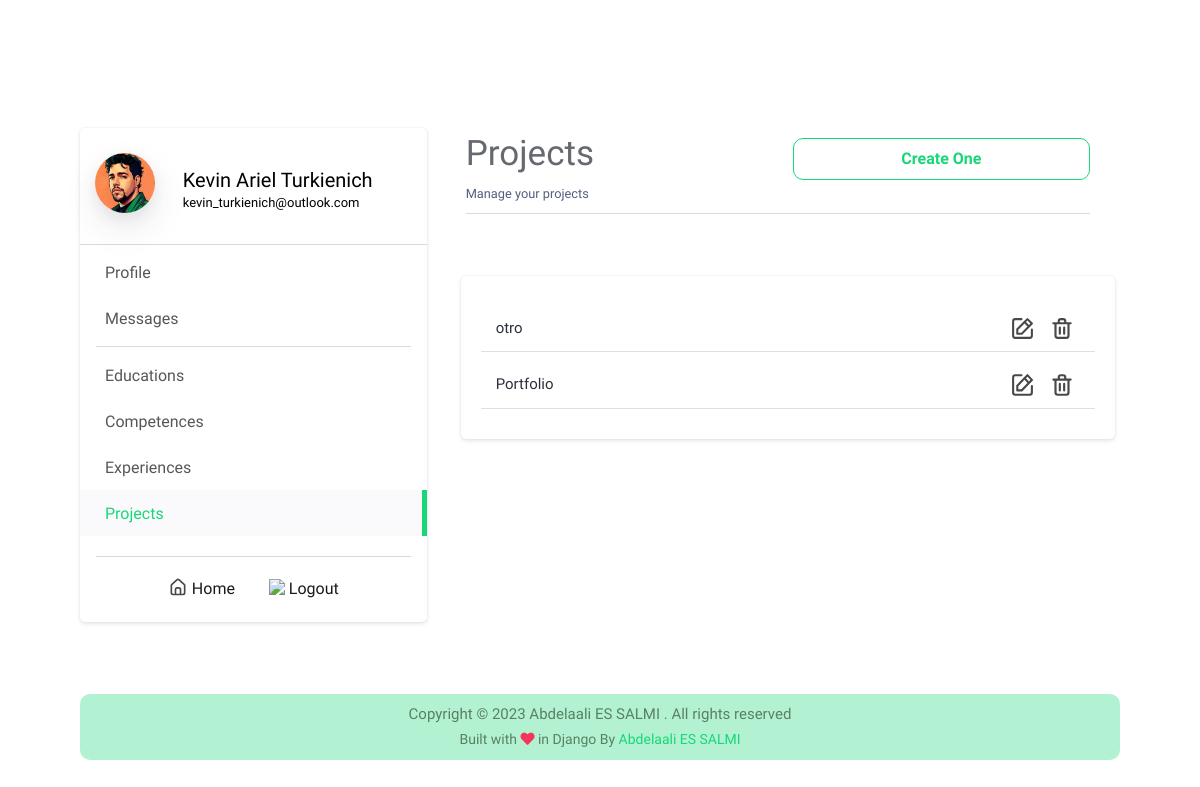
Screenshot of /dashboard/projects (signed in) with the database file from the repository.
### info/models.py (models this page shows, shortened)
class Information(models.Model):
    name_complete = models.CharField(max_length=50, blank=True, null=True)
    avatar = models.ImageField(upload_to="avatar/", blank=True, null=True)
    mini_about = models.TextField(blank=True, null=True)
    about = models.TextField(blank=True, null=True)
    born_date = models.DateField(blank=True, null=True)
    address = models.CharField(max_length=100, blank=True, null=True)
    phone = models.CharField(max_length=20, blank=True, null=True)
    email = models.EmailField(max_length=255, blank=True, null=True)
    cv = models.FileField(upload_to='cv', blank=True, null=True)
    github = models.URLField(blank=True, null=True)
    linkedin = models.URLField(blank=True, null=True)
    facebook = models.URLField(blank=True, null=True)
    twitter = models.URLField(blank=True, null=True)
    instagram = models.URLField(blank=True, null=True)

class Project(models.Model):
    title = models.CharField(max_length=200, blank=False, null=False)
    slug = models.SlugField(max_length=200, blank=True, null=True)
    description = RichTextField(blank=False, null=False)
    image = models.ImageField(upload_to="projects/", blank=False, null=False)
    tools = models.CharField(max_length=200, blank=False, null=False)
    demo = models.URLField()
    github = models.URLField()
    show_in_slider = models.BooleanField(default=False)
    def get_project_absolute_url(self):
        return "/projects/{}".format(self.slug)

### dashboard/views.py (the view)
# urls.py: path('projects', projects, name='projects'),
@login_required()
def projects(request):
    template_name = 'dashboard_projects.html'
    context = {}
    profile = Information.objects.first()
    projects = Project.objects.all().order_by('-id')
    context.update({'projects_active': True, 'projects': projects, 'profile': profile})
    return render(request, template_name, context)

### dashboard/templates/dashboard_projects.html (shortened to what this page needs)
{% extends 'dashboard.html' %}
{% load static %}
{% block dashboardContent %}
<div class="container">
    <div class="row">
        <div class="col-6">
            <div class="dashboard-title">Projects</div>
            <small>Manage your projects</small>
        </div>
        <div class="col-6">
            <div class="create-one" id="display-create-form">
                Create One
            </div>
        </div>
    </div>
    <hr class="mt-2">
    <div class="row">
        <div class="col-12 dashboard-projects-list">
            {% for project in projects %}
                <div class="row item">
                    <div class="col-8 item-name">
                        <a href="{{project.get_project_absolute_url}}" class="text-black" target="_blank">
                            {{project.title|truncatechars:40}}
                        </a>
                    </div>
                    <div class="col-4 text-right">
                        <img class="svg-icon-edit" src="{% static 'img/edit-icon.svg' %}" width='20px' id="{{project.id}}">
                        <img class="svg-icon-delete" src="{% static 'img/trash-icon.svg' %}" width='20px' id="{{project.id}}">
                    </div>
                </div>
            {% endfor %}
        </div>
    </div>
</div>
{% endblock dashboardContent %}

### dashboard/templates/dashboard.html (shortened to what this page needs)
{% extends 'base.html' %}
{% load static %}
{% block style %}
    <link type="text/css" href="{% static 'dashboard.css' %}" rel="stylesheet">
{% endblock style %}
{% block body %}
<div class="container mt-lg-8">
    <div class="row">
        <div class="col-lg-4 sidebar p-0">
            <a href="{% url 'dashboard:dashboard' %}">
                <div class="row info {% if dashboard %}dashboard-active {% else %}info-unactive{% endif %}">
                    <div class="col-2 pic">
                        <div class="profile-pic shadow" style="background-image: url('{% if profile.avatar %}{{profile.avatar.url}}{% else %}{% static 'img/default-avatar.svg' %}{% endif %}')">
                        </div>
                    </div>
                    <div class="col-10 name">
                        <h5 class="full-name">{{profile.name_complete}}</h5>
                        <p class="email">{{profile.email}}</p>
                    </div>
                </div>
            <a/>
            <hr class="m-0 mb-1">
            <ul class="sidebar-list">
                <a href="{% url 'dashboard:profile' %}">
                    <li class="{% if profile_active %}link-active{% endif %}">
                        <i class="uil uil-user dashboard-icon"></i>
                        Profile
                    </li>
                </a>
                <a href="{% url 'dashboard:messages' %}">
                    <li class="{% if messages_active %}link-active{% endif %}">
                        <i class="uil uil-envelope-download dashboard-icon"></i>
                        Messages
                    </li>
                </a>
                <hr class="sidebar-line">
                <a href="{% url 'dashboard:education' %}">
                    <li>
                        <i class="uil uil-graduation-cap dashboard-icon"></i>
                        Educations
                    </li>
                </a>
                <a href="{% url 'dashboard:profile' %}">
                    <li>
                        <i class="uil uil-award dashboard-icon"></i>
                        Competences
                    </li>
                </a>
                <a href="{% url 'dashboard:profile' %}">
                    <li>
                        <i class="uil uil-spinner-alt dashboard-icon"></i>
                        Experiences
                    </li>
                </a>
                <a href="{% url 'dashboard:projects' %}">
                    <li class="{% if projects_active %}link-active{% endif %}">
                        <i class="uil uil-folder-open dashboard-icon"></i>
                        Projects
                    </li>
                </a>
            </ul>
            <hr class="sidebar-line">
            <div class="container text-center sidebar-footer">
                <a href="{% url 'homePage' %}">
                    <img class="svg-icon-home" src="{% static 'img/home-icon.svg' %}" width='20px'>
                    Home
                </a>
                <a href="{% url 'dashboard:logout' %}" id="logout">
                    <img class="svg-icon-logout" src="{% static 'img/logout-icon.svg' %}" width='20px'>
                    Logout
                </a>
            </div>
        </div>
        <div class="col-lg-8 dashboard-content pl-lg-4">
            {% block dashboardContent %}{% endblock dashboardContent %}
        </div>
    </div>
</div>
<div class="container dash-footer my-6 py-2">
    <div class="text-center">
        <p>Copyright © {% now "Y" %} Abdelaali ES SALMI . All rights reserved</p>
        <p class="coder">Built with <i class="fa fa-heart text-danger"></i> in Django By <a href="https://github.com/abdlalisalmi">Abdelaali ES SALMI</a></p>
    </div>
</div>
{% endblock body %}

### portfolio/static/app.css (style rules this page uses)
:root { --color: #d1d8e0; --scolor: #17D778; --bg-color: hsl(260, 79%, 4%); --secondary: #2c303a; }
html { scroll-behavior: smooth; }
body { font-family: 'Maven Pro', sans-serif !important; scroll-behavior: smooth; background-color: var(--bg-color); }
p { color: #fff ; }
hr { background-color: #d1d8e04d; }
.name { color: var(--color); transition: all 0.5s; font-size: 20px; font-weight: 500; }

### portfolio/static/slider.css (style rules this page uses)
:root { --color: #d1d8e0; --color2: #d1d8e0da; --scolor: #17D778; --bg-color: #1A181E; --secondary: #2c303a; }

### portfolio/static/dashboard.css (style rules this page uses)
:root { --color: #d1d8e0; --scolor: #17D778; --bg-color: #1A181E; --secondary: #2c303a; }
* { margin: 0; padding: 0; }
body { background-color: #fff; font-family: 'Maven Pro', sans-serif !important; scroll-behavior: smooth; background-color: #fff; }
.sidebar { padding-top: 15px; border: 0 solid rgba(0,0,0,.125); box-shadow: 0 0 2px 0 rgba(22,26,33,.1), 0 2px 4px 0 rgba(22,26,33,.1); border-radius: 5px; }
.sidebar .info * { color: #000; }
.sidebar .info { padding-top: 20px; padding-bottom: 20px; margin: 0; }
.sidebar .pic { padding-top: 5px; }
.sidebar .profile-pic { border-radius: 50%; height: 60px; width: 60px; background-size: cover; background-position: center; background-blend-mode: multiply; vertical-align: middle; text-align: center; color: transparent; transition: all .3s ease; text-decoration: none; position: relative; }
.sidebar .name { padding: 10px; padding-left: 45px; padding-top: 20px; }
.sidebar .name h5, p { padding: 0; margin: 0; }
.sidebar .name .full-name { font-weight: 500; line-height: 1.5rem; text-transform: capitalize; }
.sidebar .name .email { font-size: 13px; }
.sidebar-list { list-style: none; font-size: 1rem; font-weight: 400; line-height: 1.5rem; text-align: left; margin:0; padding:0; padding-bottom: 15px; }
.sidebar-list li { cursor: pointer; padding: 10px 20px; color: rgba(0, 0, 0, 0.664); }
.sidebar .sidebar-line { margin: 5px; margin-left: 16px; margin-right: 16px; }
.link-active { background-color: #fafafc; border-right: var(--scolor) solid 5px; color: #17D778 !important; }
.link-active i { color: #17D778; }
.dashboard-content .dashboard-title { font-size: 35px; margin-bottom: 0; padding-bottom: 0; color: #2c303ab9; }
.create-one { margin-top: 10px; border: var(--scolor) solid 1px; color: var(--scolor); border-radius: 10px; font-weight: 700; padding: 8px; cursor: pointer; text-align: center; transition: all .5s; }
.dashboard-projects-list { margin: 10px; border: 0 solid rgba(0,0,0,.125); box-shadow: 0 0 2px 0 rgba(22,26,33,.1), 0 2px 4px 0 rgba(22,26,33,.1); border-radius: 5px; padding: 20px 10px 20px 10px; }
.dashboard-projects-list .item { margin: 10px; padding-bottom: 10px; padding-top: 10px; border-bottom: rgba(0,0,0,.125) solid 1px; }
.dashboard-projects-list .item a { color: #2c303a; font-size: 15px; font-weight: 400; transition: all .3s; }
.dash-footer { color: #598061; background-color: #17d77754; border-radius: 10px; margin-top: 30px; }
.dash-footer p { margin: 0px; color: #598061; font-size: 15px; }
.dash-footer .coder { font-size: 14px; }
.dash-footer a { color: var(--scolor); cursor: pointer; font-weight: 500; transition: all .5s; }
.svg-icon-edit, .svg-icon-delete, .svg-icon-view { width: 1.6em; height: 1.6em; margin-left: 5px; margin-right: 5px; cursor: pointer; transition: all .3s; }
.sidebar-footer { margin-top: 10px; margin-bottom: 10px; padding: 10px; }
.sidebar-footer a { color: #1A181E; margin: 5px; padding: 15px 10px; transition: all .2s ease-in-out; }
.svg-icon-home, .svg-icon-logout { padding-bottom: 5px; }
.dashboard-icon { font-size: 23px; color: #2c303ac2; padding-right: 5px; }

### rows the page displays
Information: avatar (placeholder picture), name_complete "Kevin Ariel Turkienich", email "kevin_turkienich@outlook.com"
Project: title "otro"
Project: title "Portfolio"
